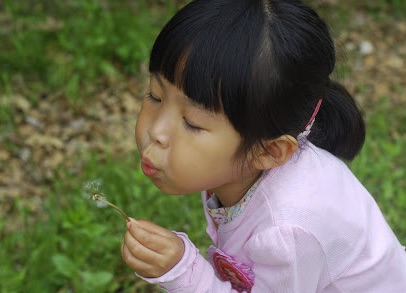
#> input picture img/girl.jpg, 406 x 293 px
$ python 03polygon.py
#> lines starting #> are read from the running program, lines starting #| are printed output that depends on the picture
from pickletools import uint8

import cv2
import numpy as np

# img = np.full((500, 500, 3), 255, dtype=np.uint8)

img_file = "./img/girl.jpg"
img = cv2.imread(img_file)
#> img is the input picture: shape (293, 406, 3); mean B, G, R 82.4, 104.7, 105.5

cv2.rectangle(img, (50, 50), (150, 150), (255,0,0), 10)
cv2.rectangle(img, (300, 300), (100, 100), (0,255,0), 10)
cv2.rectangle(img, (450, 200), (200, 450), (0,0,255), -1)
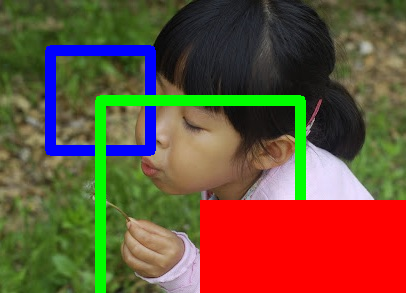
#> img: shape (293, 406, 3); mean B, G, R 55.4, 81, 109.3

cv2.imshow('polygon', img)
cv2.waitKey(0)
cv2.destroyAllWindows()

# 2024-9 원 그리기
img = np.full((500,500,3), 255, dtype=np.uint8)

cv2.circle(img, (150,150), 100, (255,0,0))
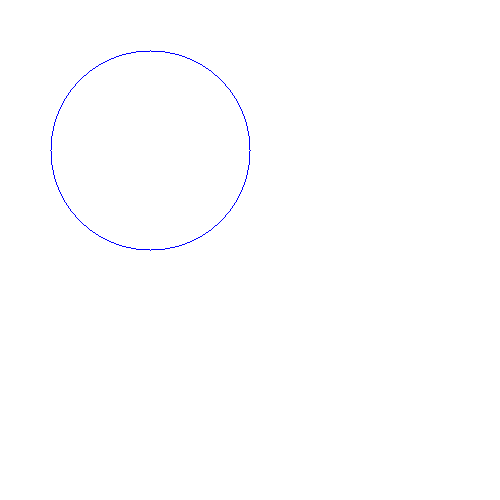
#> img: shape (500, 500, 3); mean B, G, R 255, 254.4, 254.4
cv2.circle(img, (300,150), 70, (0,255,0), 5)
cv2.circle(img, (400,150), 50, (0,0,255), -1)

# 타원
#                                   회전각도, 시작위치, 끝위치
cv2.ellipse(img, (50, 300), (50,50),0,0,360, (0,0,255))
cv2.ellipse(img, (150, 300), (50,50),0,0,180, (255,0,0))
cv2.ellipse(img, (200, 300), (50,50),0,181,360, (0,0,255))

# 납작한 타원
cv2.ellipse(img, (325, 300), (75,50),0,0,360, (0,255,0))
# 길쭉한 타원
cv2.ellipse(img, (450, 300), (50,75),0,0,360, (255,0,255))

# 원점 (50, 425), (50, 75), 회전 (15)
cv2.ellipse(img, (50, 425), (50, 75),15,0,360, (0,255,0))

# 원점 (200, 425), (50, 75), 회전 (45)
cv2.ellipse(img, (200, 425), (50, 75),45,0,360, (0,255,200))

# (350, 425) 홀쭉한 타원 45도 회전, 아랫반원
cv2.ellipse(img, (350, 425), (50, 75),45,0,180, (255,200,50))

# (400, 425) 홀쭉한 타원 45도 회전, 윗반원
cv2.ellipse(img, (400, 425), (50, 75),45,181,360, (195,50,100))
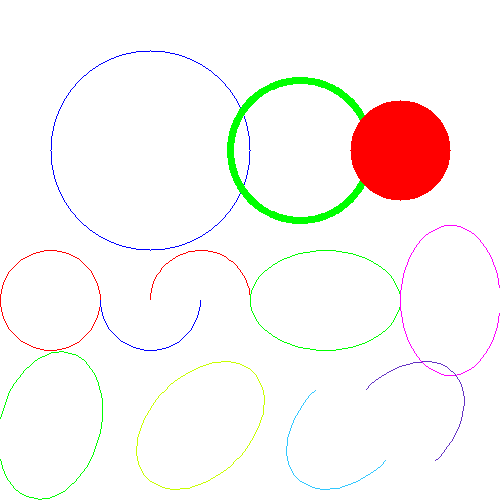
#> img: shape (500, 500, 3); mean B, G, R 242.8, 245.4, 250.6

cv2.imshow('polygon', img)
cv2.waitKey(0)
cv2.destroyAllWindows()
# 다각형 그리기
